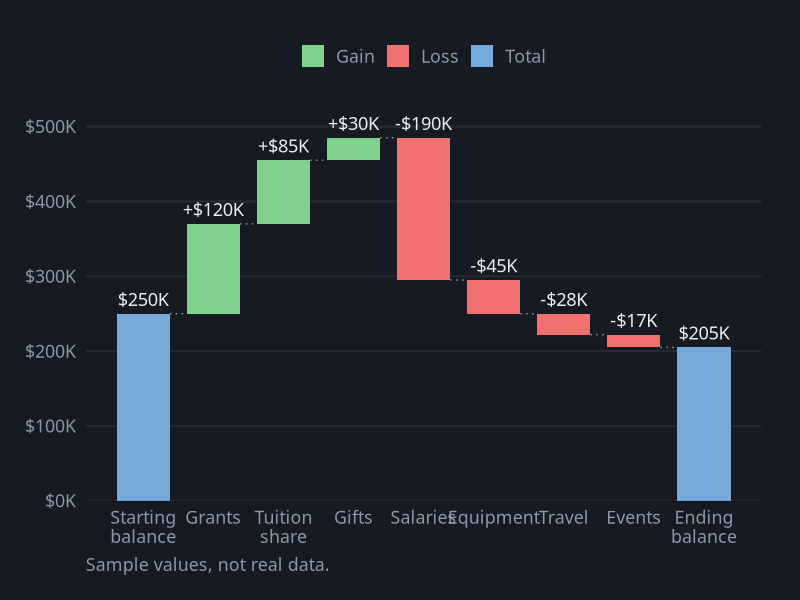
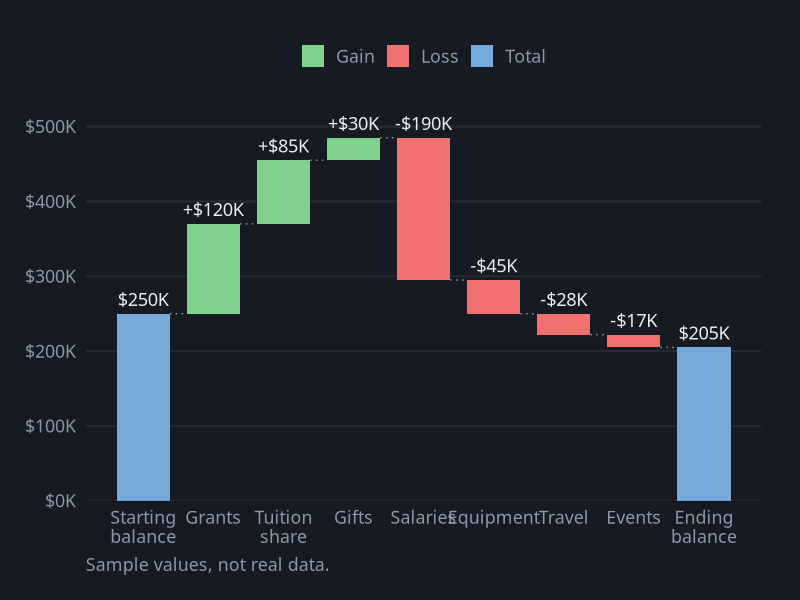

The R source for these figures, in order:
# Waterfall Chart
# Question: How did the department's balance change from the start of the year to the end?
# Put this script and waterfall.csv in the same folder, then in RStudio choose
# Session > Set Working Directory > To Source File Location.

library(tidyverse)

# ---- Gallery look: dark background, soft gray text ----
font <- "IBM Plex Sans"   # use "sans" if IBM Plex Sans is not installed
ink  <- "#8B97A7"

theme_gallery <- function() {
  theme_minimal(base_size = 16, base_family = font) +
    theme(
      plot.background  = element_rect(fill = "#161B23", color = NA),
      panel.grid       = element_line(color = "#222A34"),
      panel.grid.minor = element_blank(),
      text             = element_text(color = ink),
      axis.text        = element_text(color = ink),
      legend.position  = "top",
      legend.title     = element_blank(),
      plot.margin      = margin(24, 28, 18, 18)
    )
}

pal <- c("Total" = "#75AADB", "Gain" = "#7FD18C", "Loss" = "#F2716F")

df <- read_csv("waterfall.csv", show_col_types = FALSE)

# Each bar starts where the one before it ended
steps <- df |>
  mutate(end   = cumsum(amount_thousands),
         start = lag(end, default = 0),
         kind  = case_when(row_number() == 1     ~ "Total",
                           amount_thousands >= 0 ~ "Gain",
                           TRUE                  ~ "Loss"))

# Close with the ending total as a full bar
steps <- steps |>
  add_row(step = "Ending balance", amount_thousands = last(steps$end),
          start = 0, end = last(steps$end), kind = "Total") |>
  mutate(id    = row_number(),
         label = if_else(kind == "Total",
                         scales::dollar(end, suffix = "K"),
                         scales::dollar(amount_thousands, suffix = "K", style_positive = "plus")))

p <- ggplot(steps) +
  geom_rect(aes(xmin = id - 0.38, xmax = id + 0.38, ymin = start, ymax = end, fill = kind)) +
  # dotted connectors carry each bar's end level over to the next bar
  geom_segment(data = head(steps, -1),
               aes(x = id + 0.38, xend = id + 0.62, y = end, yend = end),
               color = ink, linetype = "dotted") +
  geom_text(aes(x = id, y = pmax(start, end), label = label),
            vjust = -0.6, color = "#E8EDF4", family = font, size = 4.6) +
  scale_x_continuous(breaks = steps$id, labels = str_wrap(steps$step, 9)) +
  scale_y_continuous(labels = scales::dollar_format(suffix = "K"),
                     expand = expansion(mult = c(0, 0.1))) +
  scale_fill_manual(values = pal, breaks = c("Gain", "Loss", "Total")) +
  labs(x = NULL, y = NULL, caption = "Sample values, not real data.") +
  theme_gallery() +
  theme(panel.grid.major.x = element_blank(),
        plot.caption = element_text(color = ink, hjust = 0))

ggsave("waterfall.png", p, width = 9, height = 6, dpi = 200)
p
